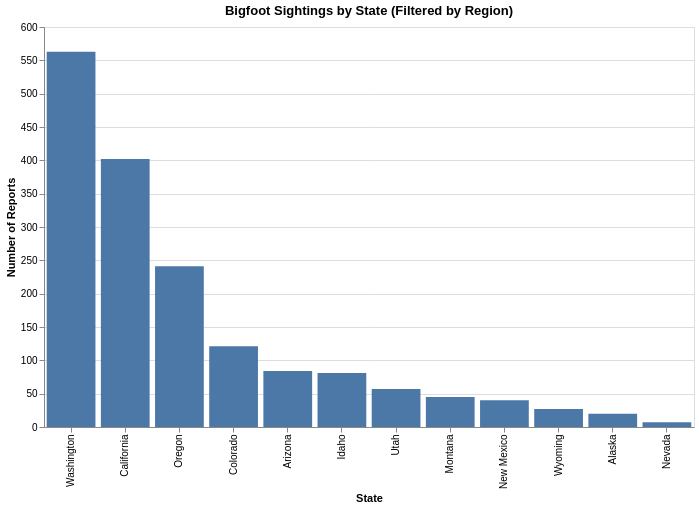

Here is the notebook cell this chart was saved with:
### Code cell
#Bigfoot Reports by State

df = df[df['state'].notna()]
df['state'] = df['state'].str.strip().str.title()

state_to_region = {
    'Alabama': 'South', 'Alaska': 'West', 'Arizona': 'West', 'Arkansas': 'South',
    'California': 'West', 'Colorado': 'West', 'Connecticut': 'Northeast', 'Delaware': 'South',
    'Florida': 'South', 'Georgia': 'South', 'Hawaii': 'West', 'Idaho': 'West',
    'Illinois': 'Midwest', 'Indiana': 'Midwest', 'Iowa': 'Midwest', 'Kansas': 'Midwest',
    'Kentucky': 'South', 'Louisiana': 'South', 'Maine': 'Northeast', 'Maryland': 'South',
    'Massachusetts': 'Northeast', 'Michigan': 'Midwest', 'Minnesota': 'Midwest', 'Mississippi': 'South',
    'Missouri': 'Midwest', 'Montana': 'West', 'Nebraska': 'Midwest', 'Nevada': 'West',
    'New Hampshire': 'Northeast', 'New Jersey': 'Northeast', 'New Mexico': 'West', 'New York': 'Northeast',
    'North Carolina': 'South', 'North Dakota': 'Midwest', 'Ohio': 'Midwest', 'Oklahoma': 'South',
    'Oregon': 'West', 'Pennsylvania': 'Northeast', 'Rhode Island': 'Northeast', 'South Carolina': 'South',
    'South Dakota': 'Midwest', 'Tennessee': 'South', 'Texas': 'South', 'Utah': 'West',
    'Vermont': 'Northeast', 'Virginia': 'South', 'Washington': 'West', 'West Virginia': 'South',
    'Wisconsin': 'Midwest', 'Wyoming': 'West', 'District Of Columbia': 'South'
}

df['region'] = df['state'].map(state_to_region)
df = df[df['region'].notna()]

grouped = df.groupby(['state', 'region']).size().reset_index(name='count')

input_dropdown = alt.binding_select(options=sorted(grouped['region'].unique().tolist()), name='Region:')
selection = alt.selection_point(fields=['region'], bind=input_dropdown, value='West')

chart1 = alt.Chart(grouped).mark_bar().encode(
    x=alt.X('state:N', sort='-y', title='State'),
    y=alt.Y('count:Q', title='Number of Reports'),
    color=alt.Color('region:N', legend=None),
    tooltip=['state:N', 'region:N', 'count:Q']
).add_params(
    selection
).transform_filter(
    selection
).properties(
    title='Bigfoot Sightings by State (Filtered by Region)',
    width=650,
    height=400
)

chart1.save('chart1.html')
chart1

### Figure 1 — Vega-Lite specification as saved in the notebook (floating-point values rounded to 4 significant figures)
{"config": {"view": {"continuousWidth": 300, "continuousHeight": 300}}, "data": {"name": "data-14b8f7a6278758e9d3030ae716764d86"}, "mark": {"type": "bar"}, "encoding": {"color": {"field": "region", "legend": null, "type": "nominal"}, "tooltip": [{"field": "state", "type": "nominal"}, {"field": "region", "type": "nominal"}, {"field": "count", "type": "quantitative"}], "x": {"field": "state", "sort": "-y", "title": "State", "type": "nominal"}, "y": {"field": "count", "title": "Number of Reports", "type": "quantitative"}}, "height": 400, "params": [{"name": "param_17", "select": {"type": "point", "fields": ["region"]}, "bind": {"input": "select", "options": ["Midwest", "Northeast", "South", "West"], "name": "Region:"}, "value": "West"}], "title": "Bigfoot Sightings by State (Filtered by Region)", "transform": [{"filter": {"param": "param_17"}}], "width": 650, "$schema": "https://vega.github.io/schema/vega-lite/v5.20.1.json", "datasets": {"data-14b8f7a6278758e9d3030ae716764d86": [{"state": "Alabama", "region": "South", "count": 91}, {"state": "Alaska", "region": "West", "count": 20}, {"state": "Arizona", "region": "West", "count": 84}, {"state": "Arkansas", "region": "South", "count": 95}, {"state": "California", "region": "West", "count": 402}, {"state": "Colorado", "region": "West", "count": 121}, {"state": "Connecticut", "region": "Northeast", "count": 15}, {"state": "Delaware", "region": "South", "count": 5}, {"state": "Florida", "region": "South", "count": 292}, {"state": "Georgia", "region": "South", "count": 121}, {"state": "Idaho", "region": "West", "count": 81}, {"state": "Illinois", "region": "Midwest", "count": 232}, {"state": "Indiana", "region": "Midwest", "count": 75}, {"state": "Iowa", "region": "Midwest", "count": 56}, {"state": "Kansas", "region": "Midwest", "count": 42}, {"state": "Kentucky", "region": "South", "count": 112}, {"state": "Louisiana", "region": "South", "count": 40}, {"state": "Maine", "region": "Northeast", "count": 14}, {"state": "Maryland", "region": "South", "count": 34}, {"state": "Massachusetts", "region": "Northeast", "count": 27}, {"state": "Michigan", "region": "Midwest", "count": 208}, {"state": "Minnesota", "region": "Midwest", "count": 69}, {"state": "Mississippi", "region": "South", "count": 21}, {"state": "Missouri", "region": "Midwest", "count": 141}, {"state": "Montana", "region": "West", "count": 45}, {"state": "Nebraska", "region": "Midwest", "count": 15}, {"state": "Nevada", "region": "West", "count": 7}, {"state": "New Hampshire", "region": "Northeast", "count": 13}, {"state": "New Jersey", "region": "Northeast", "count": 63}, {"state": "New Mexico", "region": "West", "count": 40}, {"state": "New York", "region": "Northeast", "count": 102}, {"state": "North Carolina", "region": "South", "count": 79}, {"state": "North Dakota", "region": "Midwest", "count": 4}, {"state": "Ohio", "region": "Midwest", "count": 276}, {"state": "Oklahoma", "region": "South", "count": 85}, {"state": "Oregon", "region": "West", "count": 241}, {"state": "Pennsylvania", "region": "Northeast", "count": 111}, {"state": "Rhode Island", "region": "Northeast", "count": 5}, {"state": "South Carolina", "region": "South", "count": 38}, {"state": "South Dakota", "region": "Midwest", "count": 11}, {"state": "Tennessee", "region": "South", "count": 91}, {"state": "Texas", "region": "South", "count": 215}, {"state": "Utah", "region": "West", "count": 57}, {"state": "Vermont", "region": "Northeast", "count": 9}, {"state": "Virginia", "region": "South", "count": 72}, {"state": "Washington", "region": "West", "count": 563}, {"state": "West Virginia", "region": "South", "count": 100}, {"state": "Wisconsin", "region": "Midwest", "count": 80}, {"state": "Wyoming", "region": "West", "count": 27}]}}
